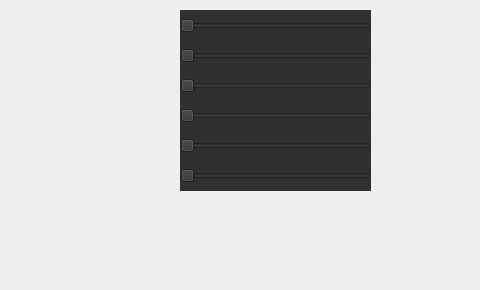
      <widget class="QWidget" name="page_6">
       <widget class="QLabel" name="label_6">
        <property name="geometry">
         <rect>
          <x>20</x>
          <y>20</y>
          <width>141</width>
          <height>21</height>
         </rect>
        </property>
        <property name="styleSheet">
         <string notr="true">
font: 75 15pt &quot;Ubuntu Condensed&quot;;
color :rgb(238, 238, 236)</string>
        </property>
        <property name="text">
         <string>Yaw Kp</string>
        </property>
       </widget>
       <widget class="QLabel" name="label_10">
        <property name="geometry">
         <rect>
          <x>20</x>
          <y>210</y>
          <width>141</width>
          <height>21</height>
         </rect>
        </property>
        <property name="styleSheet">
         <string notr="true">
font: 75 15pt &quot;Ubuntu Condensed&quot;;
color :rgb(238, 238, 236)</string>
        </property>
        <property name="text">
         <string>Pitch Ki</string>
        </property>
       </widget>
       <widget class="QLabel" name="label_11">
        <property name="geometry">
         <rect>
          <x>20</x>
          <y>260</y>
          <width>141</width>
          <height>21</height>
         </rect>
        </property>
        <property name="styleSheet">
         <string notr="true">
font: 75 15pt &quot;Ubuntu Condensed&quot;;
color :rgb(238, 238, 236)</string>
        </property>
        <property name="text">
         <string>Pitch Kd</string>
        </property>
       </widget>
       <widget class="QLabel" name="YawKpLabel">
        <property name="geometry">
         <rect>
          <x>400</x>
          <y>10</y>
          <width>71</width>
          <height>21</height>
         </rect>
        </property>
        <property name="styleSheet">
         <string notr="true">
font: 75 15pt &quot;Ubuntu Condensed&quot;;
color :rgb(238, 238, 236)</string>
        </property>
        <property name="text">
         <string>value</string>
        </property>
       </widget>
       <widget class="QLabel" name="label_16">
        <property name="geometry">
         <rect>
          <x>400</x>
          <y>210</y>
          <width>71</width>
          <height>21</height>
         </rect>
        </property>
        <property name="styleSheet">
         <string notr="true">
font: 75 15pt &quot;Ubuntu Condensed&quot;;
color :rgb(238, 238, 236)</string>
        </property>
        <property name="text">
         <string>value</string>
        </property>
       </widget>
       <widget class="QLabel" name="label_17">
        <property name="geometry">
         <rect>
          <x>400</x>
          <y>260</y>
          <width>71</width>
          <height>21</height>
         </rect>
        </property>
        <property name="styleSheet">
         <string notr="true">
font: 75 15pt &quot;Ubuntu Condensed&quot;;
color :rgb(238, 238, 236)</string>
        </property>
        <property name="text">
         <string>value</string>
        </property>
       </widget>
       <widget class="QSlider" name="YawKpSlider">
        <property name="geometry">
         <rect>
          <x>180</x>
          <y>10</y>
          <width>191</width>
          <height>31</height>
         </rect>
        </property>
        <property name="styleSheet">
         <string notr="true">background-color:rgb(48, 48, 48) ;
</string>
        </property>
        <property name="orientation">
         <enum>Qt::Horizontal</enum>
        </property>
       </widget>
       <widget class="QSlider" name="YawKiSlider">
        <property name="geometry">
         <rect>
          <x>180</x>
          <y>40</y>
          <width>191</width>
          <height>31</height>
         </rect>
        </property>
        <property name="styleSheet">
         <string notr="true">background-color:rgb(48, 48, 48) ;
</string>
        </property>
        <property name="orientation">
         <enum>Qt::Horizontal</enum>
        </property>
       </widget>
       <widget class="QLabel" name="label_7">
        <property name="geometry">
         <rect>
          <x>20</x>
          <y>50</y>
          <width>141</width>
          <height>21</height>
         </rect>
        </property>
        <property name="styleSheet">
         <string notr="true">
font: 75 15pt &quot;Ubuntu Condensed&quot;;
color :rgb(238, 238, 236)</string>
        </property>
        <property name="text">
         <string>Yaw Ki</string>
        </property>
       </widget>
       <widget class="QLabel" name="YawKiLabel">
        <property name="geometry">
         <rect>
          <x>400</x>
          <y>40</y>
          <width>71</width>
          <height>21</height>
         </rect>
        </property>
        <property name="styleSheet">
         <string notr="true">
font: 75 15pt &quot;Ubuntu Condensed&quot;;
color :rgb(238, 238, 236)</string>
        </property>
        <property name="text">
         <string>value</string>
        </property>
       </widget>
       <widget class="QSlider" name="YawKdSlider">
        <property name="geometry">
         <rect>
          <x>180</x>
          <y>70</y>
          <width>191</width>
          <height>31</height>
         </rect>
        </property>
        <property name="styleSheet">
         <string notr="true">background-color:rgb(48, 48, 48) ;
</string>
        </property>
        <property name="orientation">
         <enum>Qt::Horizontal</enum>
        </property>
       </widget>
       <widget class="QLabel" name="label_8">
        <property name="geometry">
         <rect>
          <x>20</x>
          <y>80</y>
          <width>141</width>
          <height>21</height>
         </rect>
        </property>
        <property name="styleSheet">
         <string notr="true">
font: 75 15pt &quot;Ubuntu Condensed&quot;;
color :rgb(238, 238, 236)</string>
        </property>
        <property name="text">
         <string>Yaw Kd</string>
        </property>
       </widget>
       <widget class="QLabel" name="YawKdLabel">
        <property name="geometry">
         <rect>
          <x>400</x>
          <y>70</y>
          <width>71</width>
          <height>21</height>
         </rect>
        </property>
        <property name="styleSheet">
         <string notr="true">
font: 75 15pt &quot;Ubuntu Condensed&quot;;
color :rgb(238, 238, 236)</string>
        </property>
        <property name="text">
         <string>value</string>
        </property>
       </widget>
       <widget class="QSlider" name="PitchKpSlider">
        <property name="geometry">
         <rect>
          <x>180</x>
          <y>100</y>
          <width>191</width>
          <height>31</height>
         </rect>
        </property>
        <property name="styleSheet">
         <string notr="true">background-color:rgb(48, 48, 48) ;
</string>
        </property>
        <property name="orientation">
         <enum>Qt::Horizontal</enum>
        </property>
       </widget>
       <widget class="QLabel" name="label_9">
        <property name="geometry">
         <rect>
          <x>20</x>
          <y>110</y>
          <width>141</width>
          <height>21</height>
         </rect>
        </property>
        <property name="styleSheet">
         <string notr="true">
font: 75 15pt &quot;Ubuntu Condensed&quot;;
color :rgb(238, 238, 236)</string>
        </property>
        <property name="text">
         <string>Pitch Kp</string>
        </property>
       </widget>
       <widget class="QLabel" name="PitchKpLabel">
        <property name="geometry">
         <rect>
          <x>400</x>
          <y>100</y>
          <width>71</width>
          <height>21</height>
         </rect>
        </property>
        <property name="styleSheet">
         <string notr="true">
font: 75 15pt &quot;Ubuntu Condensed&quot;;
color :rgb(238, 238, 236)</string>
        </property>
        <property name="text">
         <string>value</string>
        </property>
       </widget>
       <widget class="QSlider" name="PitchKiSlider">
        <property name="geometry">
         <rect>
          <x>180</x>
          <y>130</y>
          <width>191</width>
          <height>31</height>
         </rect>
        </property>
        <property name="styleSheet">
         <string notr="true">background-color:rgb(48, 48, 48) ;
</string>
        </property>
        <property name="orientation">
         <enum>Qt::Horizontal</enum>
        </property>
       </widget>
       <widget class="QLabel" name="label_34">
        <property name="geometry">
         <rect>
          <x>20</x>
          <y>140</y>
          <width>141</width>
          <height>21</height>
         </rect>
        </property>
        <property name="styleSheet">
         <string notr="true">
font: 75 15pt &quot;Ubuntu Condensed&quot;;
color :rgb(238, 238, 236)</string>
        </property>
        <property name="text">
         <string>Pitch ki</string>
        </property>
       </widget>
       <widget class="QLabel" name="PitchKiLabel">
        <property name="geometry">
         <rect>
          <x>400</x>
          <y>130</y>
          <width>71</width>
          <height>21</height>
         </rect>
        </property>
        <property name="styleSheet">
         <string notr="true">
font: 75 15pt &quot;Ubuntu Condensed&quot;;
color :rgb(238, 238, 236)</string>
        </property>
        <property name="text">
         <string>value</string>
        </property>
       </widget>
       <widget class="QSlider" name="PitchKdSlider">
        <property name="geometry">
         <rect>
          <x>180</x>
          <y>160</y>
          <width>191</width>
          <height>31</height>
         </rect>
        </property>
        <property name="styleSheet">
         <string notr="true">background-color:rgb(48, 48, 48) ;
</string>
        </property>
        <property name="orientation">
         <enum>Qt::Horizontal</enum>
        </property>
       </widget>
       <widget class="QLabel" name="label_36">
        <property name="geometry">
         <rect>
          <x>20</x>
          <y>170</y>
          <width>141</width>
          <height>21</height>
         </rect>
        </property>
        <property name="styleSheet">
         <string notr="true">
font: 75 15pt &quot;Ubuntu Condensed&quot;;
color :rgb(238, 238, 236)</string>
        </property>
        <property name="text">
         <string>Pitch kd</string>
        </property>
       </widget>
       <widget class="QLabel" name="PitchKdLabel">
        <property name="geometry">
         <rect>
          <x>400</x>
          <y>160</y>
          <width>71</width>
          <height>21</height>
         </rect>
        </property>
        <property name="styleSheet">
         <string notr="true">
font: 75 15pt &quot;Ubuntu Condensed&quot;;
color :rgb(238, 238, 236)</string>
        </property>
        <property name="text">
         <string>value</string>
        </property>
       </widget>
      </widget>
